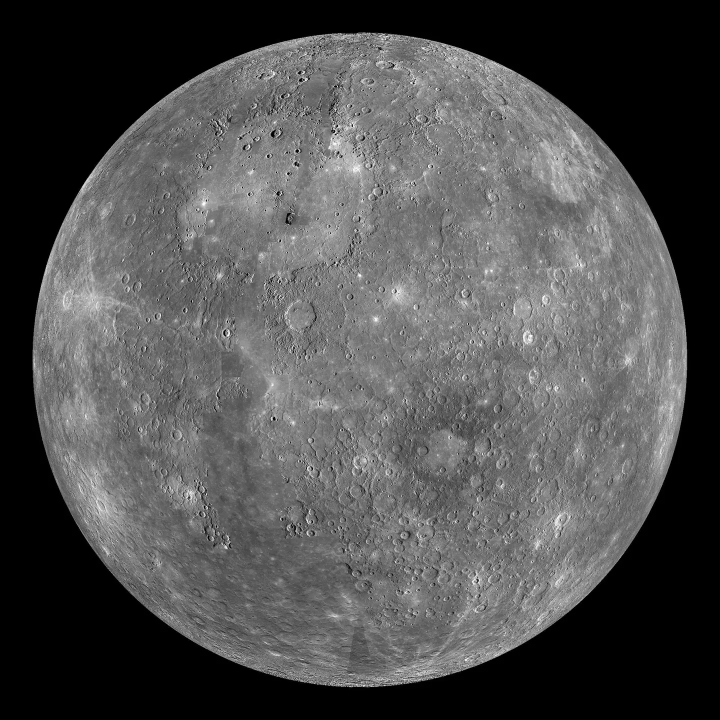
#> input picture planets/mercury-1440.webp, 1440 x 1440 px, given in place of sun.png, which was not available (shown at 1/2 size); the run also reads 1 picture not shown here
$ python cover-lineup.py
#> lines starting #> are read from the running program, lines starting #| are printed output that depends on the picture
#!/usr/bin/env python3
"""Draw the Solar System deck's cover image: its eleven bodies in a row, to scale.

    python3 tools/cover-lineup.py [--out planets] [--earth 24]

Writes planets/lineup-<width>.webp at 960, 1440, 1920 and 2560 pixels wide and
prints the position of each body, in the deck's 1920 x 1080 design pixels, for
the name labels on the slide.

Every diameter is drawn in proportion to the others. Distances are not: the
bodies are spaced so that each can be seen and named. The Sun is too large to
fit, so only its limb shows at the left edge.

The radii are the ones on the deck's own slides, plus two the deck does not
state: the Sun's nominal radius, and the outer edge of Saturn's A ring, which
is what the Saturn mosaic is measured by because the rings hide the planet's
equator. Each source image is measured once, below, by the pixels its body
spans; change a source and its measurement must change with it.

Needs Pillow and NumPy. The files it writes are committed; nothing runs this
at build time.
"""
import argparse
import os

import numpy as np
from PIL import Image

Image.MAX_IMAGE_PIXELS = None

ROOT = os.path.dirname(os.path.dirname(os.path.abspath(__file__)))

CANVAS = (1920, 1080)       # design pixels
MASTER_WIDTH = 2560         # the canvas is drawn at this width, then reduced
WIDTHS = (960, 1440, 1920, 2560)
QUALITY = 92               # the file is small; the Sun's glow bands at lower settings

EARTH_RADIUS_KM = 6378.1
SUN_RADIUS_KM = 695_700     # IAU 2015 nominal solar radius
A_RING_OUTER_KM = 136_780   # NASA Saturnian Rings Fact Sheet, "A outer edge"

# name, file, (left, top, right, bottom) of the body in that file, the span in
# pixels that is measured, and what that span is in kilometres.
#
# Jupiter is lit from the left and its night side is dark, so its width is not
# its diameter; it is measured pole to pole. Saturn is measured across the
# rings. Everything else is a full disc measured across.
BODIES = [
    ('Mercury', 'planets/mercury-2147.webp', (97, 96, 2049, 2048), 1953, 2 * 2439.7),
    ('Venus', 'planets/venus-2560.webp', (128, 128, 2431, 2431), 2304, 2 * 6051.8),
    ('Earth', 'planets/earth-2560.webp', (176, 176, 2381, 2320), 2206, 2 * EARTH_RADIUS_KM),
    ('Moon', 'planets/moon-2560.webp', (1, 1, 2557, 2558), 2557, 2 * 1737.4),
    ('Mars', 'planets/mars-2970.webp', (4, 0, 2969, 2826), 2966, 2 * 3396.2),
    ('Jupiter', 'planets/jupiter-1920.webp', (204, 96, 1599, 2309), 2214, 2 * 66_854),
    ('Io', 'moons/gp-io.png', (3, 0, 201, 201), 199, 2 * 1821.6),
    ('Saturn', 'planets/saturn-3545.webp', (108, 192, 3397, 1622), 3290, 2 * A_RING_OUTER_KM),
    ('Uranus', 'planets/uranus-1920.webp', (454, 47, 1455, 1025), 1002, 2 * 25_559),
    ('Neptune', 'planets/neptune-1920.webp', (446, 52, 1402, 1023), 972, 2 * 24_764),
]

# Saturn's mosaic sits on a background of 3, not 0. Levels at or below this are
# drawn as black, or its frame shows as a faint rectangle on the cover.
BLACK_POINT = {'Saturn': 6}

# The Sun's disc in planets/sun.png, from a circle fitted to its limb.
SUN = ('planets/sun.png', (958, 957), 746)

ROW_Y = 650                 # the line the bodies sit on
SUN_LIMB_X = 215            # where the Sun's limb crosses that line
FIRST_X = 350               # centre of Mercury
INNER_PITCH = 104           # centre to centre, Mercury to Mars
GAP = 34                    # clear space either side of the giants
MOON_OFFSET = (29, -27)     # the Moon from Earth's centre, Io from Jupiter's limb
IO_OFFSET = (16, -62)


def composite_lighter(canvas, tile, left, top):
    """Paste `tile` keeping the brighter of the two, so black never covers anything."""
    h, w = tile.shape[:2]
    x0, y0 = max(left, 0), max(top, 0)
    x1, y1 = min(left + w, canvas.shape[1]), min(top + h, canvas.shape[0])
    if x1 <= x0 or y1 <= y0:
        return
    part = tile[y0 - top:y1 - top, x0 - left:x1 - left]
    canvas[y0:y1, x0:x1] = np.maximum(canvas[y0:y1, x0:x1], part)


def load_rgb(path):
#> called with path = 'planets/sun.png'
    image = Image.open(os.path.join(ROOT, path))
#> image is the input picture: PIL image 1440x1440 RGB; mean R, G, B 79.4, 79.4, 79.4
    if image.mode == 'RGBA':
        backdrop = Image.new('RGB', image.size, (0, 0, 0))
        backdrop.paste(image, mask=image.getchannel('A'))
        return backdrop
    return image.convert('RGB')


def main():
    parser = argparse.ArgumentParser(description=__doc__.split('\n')[0])
    parser.add_argument('--out', default='planets')
    parser.add_argument('--earth', type=float, default=24, help="Earth's diameter in design pixels")
    args = parser.parse_args()

    px_per_km = args.earth / (2 * EARTH_RADIUS_KM)      # design pixels
    scale = MASTER_WIDTH / CANVAS[0]                    # design pixels to master pixels
    canvas = np.zeros((round(CANVAS[1] * scale), MASTER_WIDTH, 3), dtype=np.uint8)

    # The Sun: its limb, with the glow faded out before the edge of its image.
    path, (sun_cx, sun_cy), sun_r = SUN
    sun = load_rgb(path)
    radius = SUN_RADIUS_KM * px_per_km * scale          # master pixels
    factor = radius / sun_r
    size = (round(sun.width * factor), round(sun.height * factor))
#> size = (3369, 3369)
    tile = np.asarray(sun.resize(size, Image.LANCZOS), dtype=np.float32)
    yy, xx = np.mgrid[0:size[1], 0:size[0]]
    distance = np.hypot(xx - sun_cx * factor, yy - sun_cy * factor) / radius
    fade = np.clip((1.20 - distance) / 0.14, 0, 1)[..., None]
    # A little fixed noise, or the long gradient of the glow shows as stripes.
    grain = np.random.default_rng(2015).normal(0, 1.5, tile.shape[:2])[..., None]
    tile = np.clip(tile * fade + grain * (fade > 0), 0, 255)
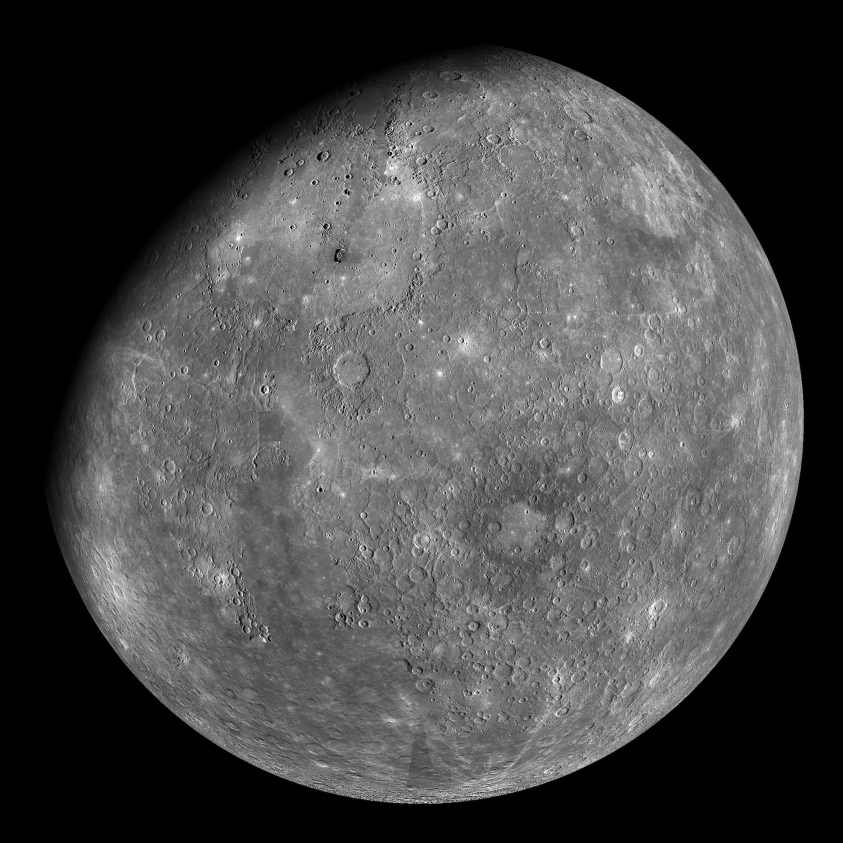
#> tile: shape (3369, 3369, 3) float64 (shown at 1/4 size); mean R, G, B 71.1, 71.1, 71.1
    centre_x = SUN_LIMB_X * scale - radius
    composite_lighter(canvas, tile.astype(np.uint8),
                      round(centre_x - sun_cx * factor), round(ROW_Y * scale - sun_cy * factor))
#> canvas: shape (1440, 2560, 3); every value is 0

    # The row. Centres are in design pixels.
    size_of = {name: km * px_per_km for name, _, _, _, km in BODIES}
    centre = {}
    x = FIRST_X
    for name in ('Mercury', 'Venus', 'Earth', 'Mars'):
        centre[name] = (x, ROW_Y)
        x += INNER_PITCH
    edge = centre['Mars'][0] + INNER_PITCH / 2
    jupiter_equator = 2 * 71_492 * px_per_km
    for name, width in (('Jupiter', jupiter_equator), ('Saturn', size_of['Saturn']),
                        ('Uranus', size_of['Uranus']), ('Neptune', size_of['Neptune'])):
        centre[name] = (edge + GAP + width / 2, ROW_Y)
        edge += GAP + width
    centre['Moon'] = (centre['Earth'][0] + MOON_OFFSET[0], ROW_Y + MOON_OFFSET[1])
    centre['Io'] = (centre['Jupiter'][0] + jupiter_equator / 2 + IO_OFFSET[0], ROW_Y + IO_OFFSET[1])

    for name, path, box, span, km in BODIES:
        body = load_rgb(path).crop((box[0], box[1], box[2] + 1, box[3] + 1))
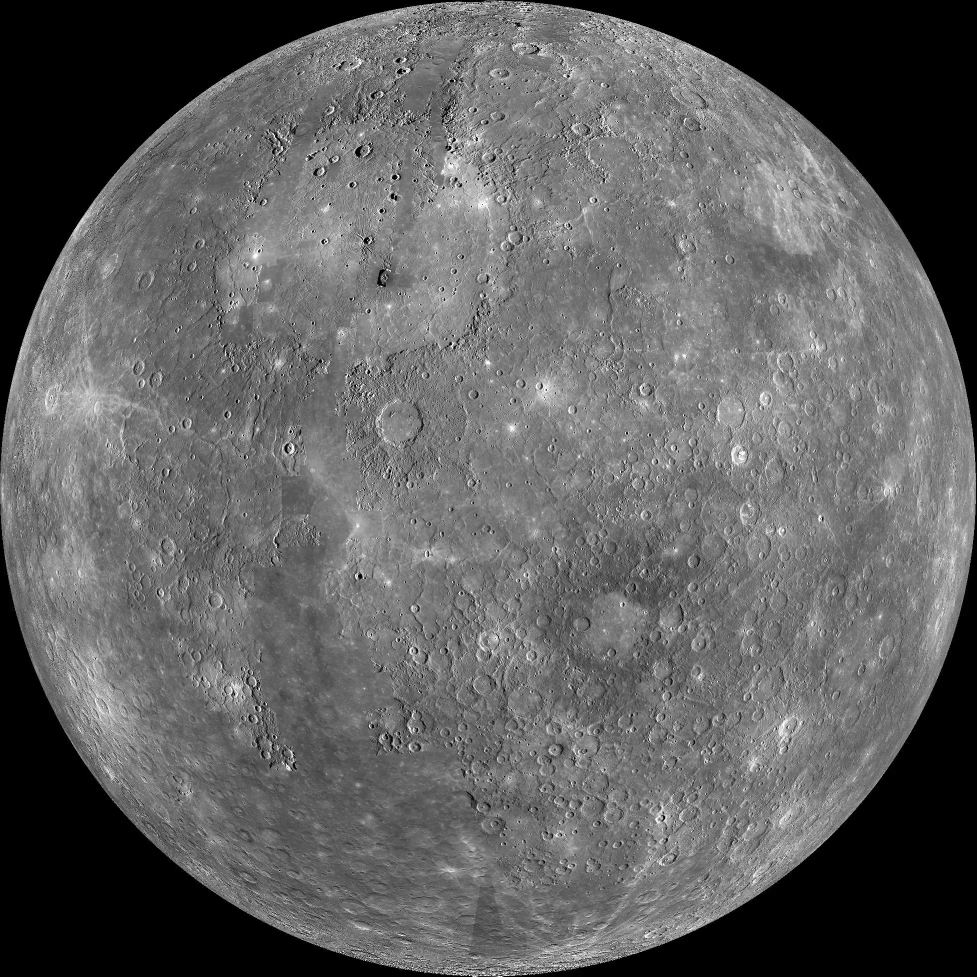
#> body: PIL image 1953x1953 RGB (shown at 1/2 size); mean R, G, B 95.9, 95.9, 95.9
        factor = km * px_per_km * scale / span
        size = (max(1, round(body.width * factor)), max(1, round(body.height * factor)))
#> size = (12, 12)
        tile = np.asarray(body.resize(size, Image.LANCZOS))
        floor = BLACK_POINT.get(name, 0)
        if floor:
            lifted = (tile.astype(np.float32) - floor) * 255 / (255 - floor)
            tile = np.clip(lifted, 0, 255).astype(np.uint8)
        cx, cy = centre[name]
        if name == 'Jupiter':
            # The crop holds only the lit part. Put the planet's centre, not the crop's, on the mark.
            left = round((cx - jupiter_equator / 2) * scale)
        else:
            left = round(cx * scale - size[0] / 2)
#> left = 461
        composite_lighter(canvas, tile, left, round(cy * scale - size[1] / 2))
#> in composite_lighter (call 2), `canvas[y0:y1, x0:x1] = np.maximum(canvas[y0:y1, x0:x1], part)`: canvas: shape (1440, 2560, 3); mean R, G, B 0, 0, 0
#> pass 2 of the loop in main, `for name, path, box, span, km in BODIES:`:
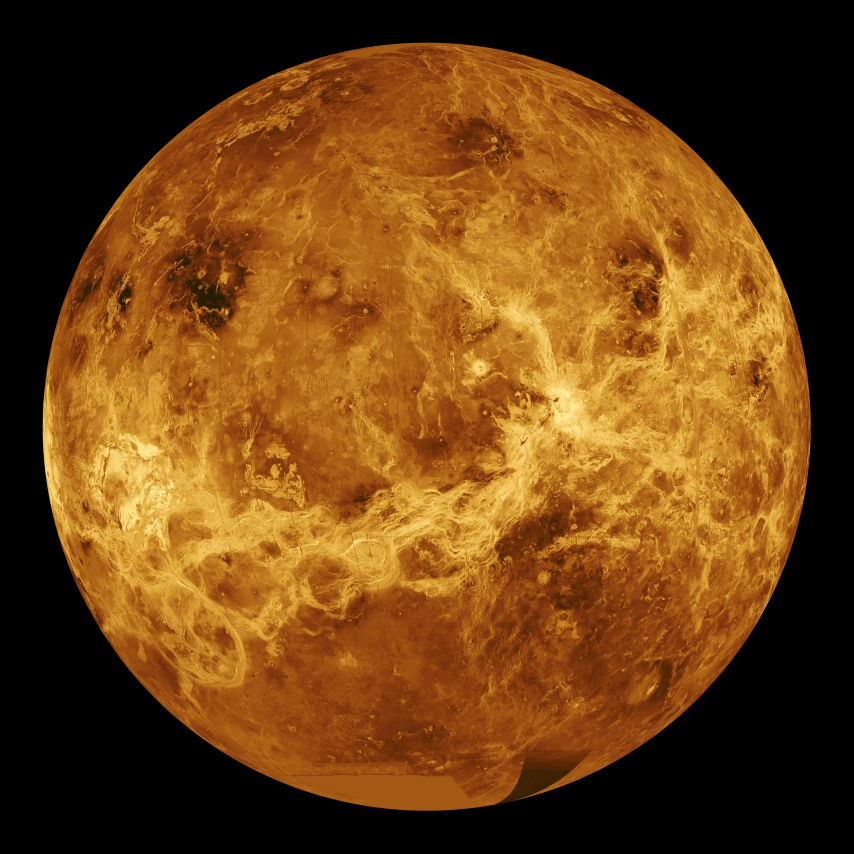
#> input picture planets/venus-2560.webp, 2560 x 2560 px (shown at 1/3 size)
#> in load_rgb, image is the input picture: PIL image 2560x2560 RGB; mean R, G, B 109.9, 66.1, 19
#> in main, `body = load_rgb(path).crop((box[0], box[1], box[2] + 1, box[3] + 1))`:
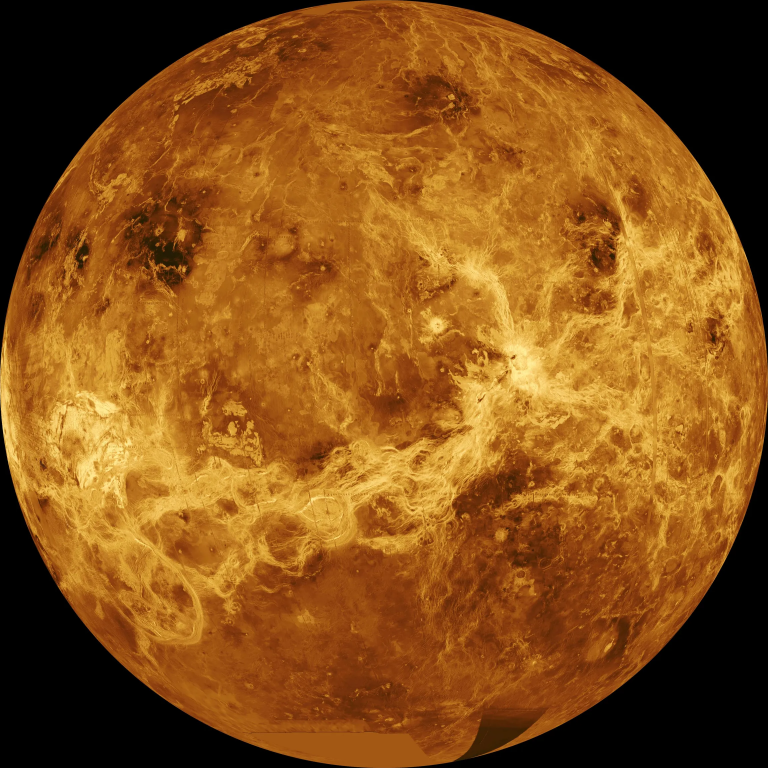
#> body: PIL image 2304x2304 RGB (shown at 1/3 size); mean R, G, B 135.6, 81.6, 23.5
#> in main, `tile = np.asarray(body.resize(size, Image.LANCZOS))`:
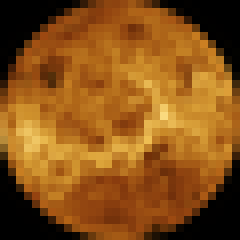
#> tile: shape (30, 30, 3) (shown 8 times larger); mean R, G, B 136.4, 82, 23.6
#> pass 3 of the loop in main, `for name, path, box, span, km in BODIES:`:
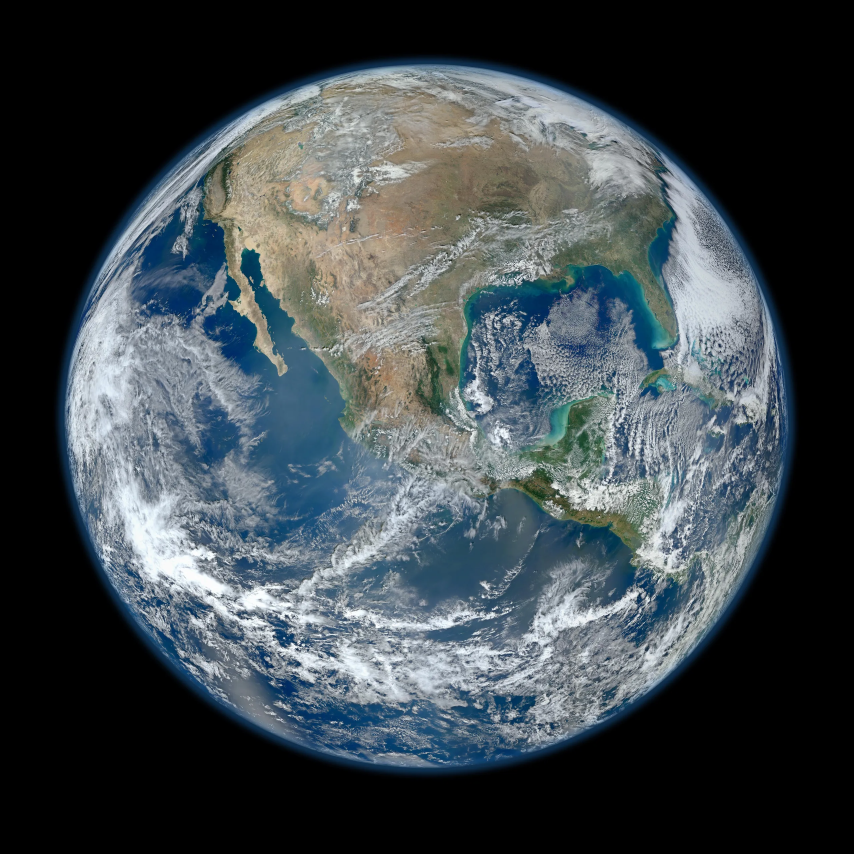
#> input picture planets/earth-2560.webp, 2560 x 2560 px (shown at 1/3 size)
#> in load_rgb, image is the input picture: PIL image 2560x2560 RGB; mean R, G, B 63.5, 72.2, 76.9
#> in main, `body = load_rgb(path).crop((box[0], box[1], box[2] + 1, box[3] + 1))`:
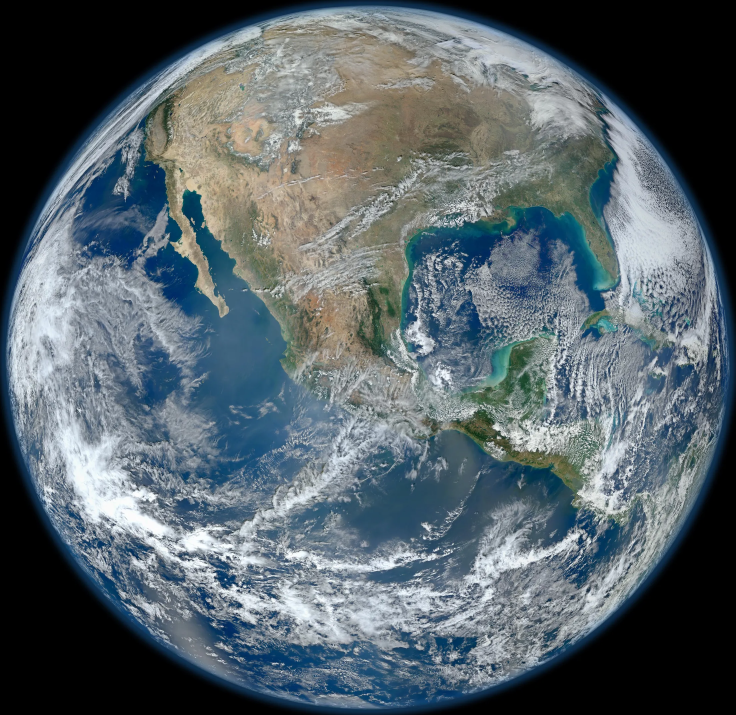
#> body: PIL image 2206x2145 RGB (shown at 1/3 size); mean R, G, B 88, 99.9, 106.5
#> in composite_lighter (call 4), `canvas[y0:y1, x0:x1] = np.maximum(canvas[y0:y1, x0:x1], part)`:
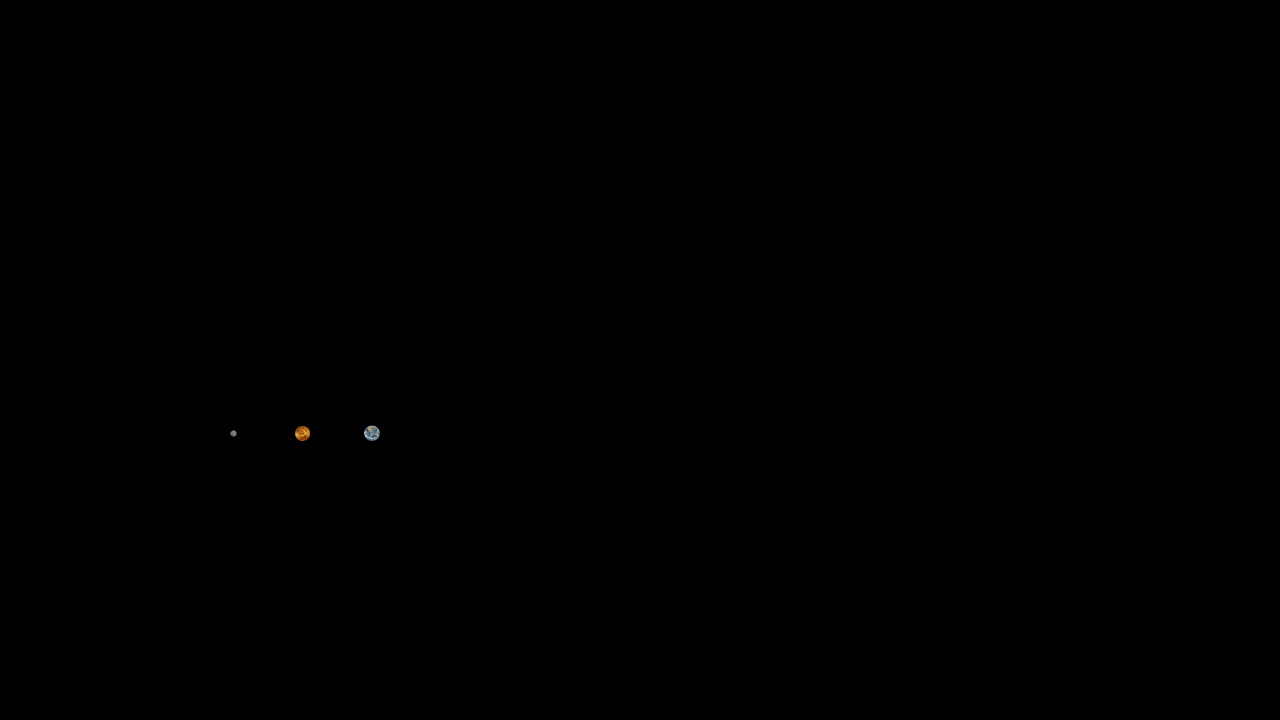
#> canvas: shape (1440, 2560, 3) (shown at 1/2 size); mean R, G, B 0.1, 0.1, 0
#> the loop made 9 passes; the first 3 are shown

    master = Image.fromarray(canvas)
    out = os.path.join(ROOT, args.out)
    for width in WIDTHS:
        target = os.path.join(out, f'lineup-{width}.webp')
        master.resize((width, round(width * CANVAS[1] / CANVAS[0])), Image.LANCZOS).save(
            target, 'WEBP', quality=QUALITY, method=6)
        print(f'{target}  {os.path.getsize(target) / 1000:.0f} KB')

    print('\nCentres and diameters, in design pixels:')
    for name in ('Mercury', 'Venus', 'Earth', 'Moon', 'Mars', 'Jupiter', 'Io', 'Saturn', 'Uranus', 'Neptune'):
        cx, cy = centre[name]
        print(f'  {name:8s} x {cx:7.1f}  y {cy:6.1f}  d {size_of[name]:6.1f}')
    print(f'  Sun      radius {SUN_RADIUS_KM * px_per_km:.0f}, limb at x {SUN_LIMB_X}')


if __name__ == '__main__':
#> (the run stopped early here; a loop or call above may not have finished)
